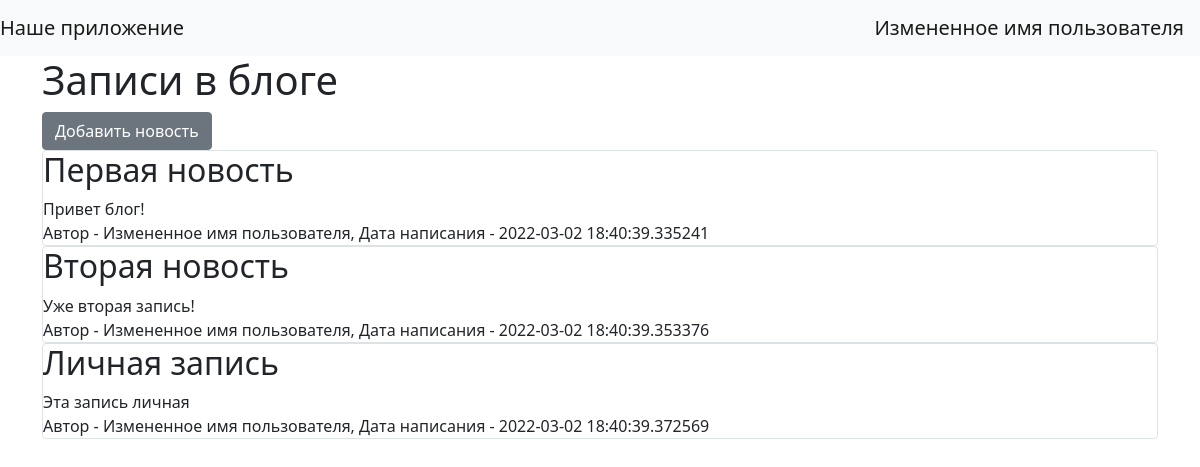
The page / (signed in) on the database its author committed.
### data/users.py (models this page shows, shortened)
class User(SqlAlchemyBase, UserMixin):
    __tablename__ = 'users'
    id = sqlalchemy.Column(sqlalchemy.Integer, primary_key=True,
                           autoincrement=True, nullable=False)
    name = sqlalchemy.Column(sqlalchemy.String, nullable=False)
    about = sqlalchemy.Column(sqlalchemy.String, nullable=True)
    email = sqlalchemy.Column(sqlalchemy.String, index=True, unique=True,
                              nullable=False)
    hashed_password = sqlalchemy.Column(sqlalchemy.String, nullable=True)
    created_date = sqlalchemy.Column(sqlalchemy.DateTime, nullable=False,
                                     default=datetime.datetime.now)
    news = orm.relation("News", back_populates='user')

### data/news.py (models this page shows)
class News(SqlAlchemyBase):
    __tablename__ = 'news'
    id = sqlalchemy.Column(sqlalchemy.Integer,
                           primary_key=True, autoincrement=True, nullable=False)
    title = sqlalchemy.Column(sqlalchemy.String, nullable=True)
    content = sqlalchemy.Column(sqlalchemy.String, nullable=True)
    created_date = sqlalchemy.Column(sqlalchemy.DateTime,
                                     default=datetime.datetime.now, nullable=False)
    is_private = sqlalchemy.Column(sqlalchemy.Boolean, default=True, nullable=False)
    user_id = sqlalchemy.Column(sqlalchemy.Integer,
                                sqlalchemy.ForeignKey("users.id"))
    user = orm.relation('User')

### main.py (the view)
@app.route("/")
def index():
    db_sess = db_session.create_session()
    if current_user.is_authenticated:
        news = db_sess.query(News).filter(
            (News.user == current_user) | (News.is_private != True))
    else:
        news = db_sess.query(News).filter(News.is_private != True)
    return render_template("index.html", news=news)

### data/db_session.py (called while the page is built)
def create_session() -> Session:
    global __factory
    return __factory()

### main.py (called while the page is built)
@login_manager.user_loader
def load_user(user_id):
    db_sess = db_session.create_session()
    return db_sess.query(User).get(user_id)

### templates/index.html
{% extends "base.html" %}
{% block content %}
<h1>Записи в блоге</h1>
{% if current_user.is_authenticated %}
    <a href="news" class="btn btn-secondary">Добавить новость</a>
{% endif %}
{% for item in news%}
<div class="col-md6 border rounded">
    <h2>{{item.title}}</h2>
    <div>
        {{item.content}}
    </div>
    <div>
        Автор - {{item.user.name}}, Дата написания - {{item.created_date}}
    </div>
</div>
{% endfor %}
{% endblock %}

### templates/base.html (shortened to what this page needs)
<!doctype html>
<html lang="en">
<head>
    <link href="https://cdn.jsdelivr.net/npm/bootstrap@5.1.3/dist/css/bootstrap.min.css" rel="stylesheet"
>
</head>
<body>
<header>
    <nav class="navbar navbar-light bg-light">
        <a class="navbar-brand" href="#">Наше приложение</a>
        {% if current_user.is_authenticated %}
            <a class="navbar-brand" href="/logout">{{ current_user.name }}</a>
        {% else %}
            <p>
                <a class="btn btn-primary " href="/register">Зарегистрироваться</a>
                <a class="btn btn-success" href="/login">Войти</a>
            </p>
        {% endif %}
    </nav>
</header>
<main role="main" class="container">
    {% block content %}{% endblock %}
</main>
</body>
</html>

### rows shown on the page
User: name "Измененное имя пользователя"
News: title "Первая новость", content "Привет блог!", user.name "Измененное имя пользователя", created_date "2022-03-02 18:40:39.335241"
News: title "Вторая новость", content "Уже вторая запись!", user.name "Измененное имя пользователя", created_date "2022-03-02 18:40:39.353376"
News: title "Личная запись", content "Эта запись личная", user.name "Измененное имя пользователя", created_date "2022-03-02 18:40:39.372569"
